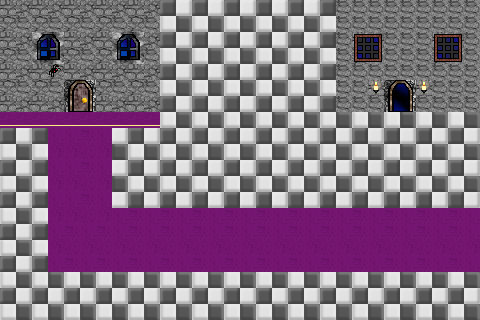

Rendered tile map (Tiled .tmx) drawn with the repository's tilesets; below, a short description and the full map source, tile grids included:
An orthogonal 30x20 tile map with 16x16 px tiles, 1 tile layer (Tile Layer 1).

<map version="1.9" tiledversion="1.9.2" orientation="orthogonal" renderorder="right-down" width="30" height="20" tilewidth="16" tileheight="16" infinite="0" nextlayerid="2" nextobjectid="1">
 <tileset firstgid="1" name="tileset" tilewidth="16" tileheight="16" tilecount="256" columns="16">
  <image source="../graphics/Map_Tileset_06.png" width="256" height="256" />
 </tileset>
 <layer id="1" name="Tile Layer 1" width="30" height="20">
  <data encoding="csv">
33,34,33,34,33,34,33,34,33,34,23,24,23,24,23,24,23,24,23,24,23,50,50,50,50,50,50,50,50,50,
49,50,49,50,49,50,49,50,49,50,7,8,7,8,7,8,7,8,7,8,7,50,50,50,50,50,50,50,50,50,
33,34,35,36,33,34,33,35,36,34,23,24,23,24,23,24,23,24,23,24,23,50,43,44,50,50,50,43,44,50,
49,50,51,52,49,50,49,51,52,50,7,8,7,8,7,8,7,8,7,8,7,50,59,60,50,50,50,59,60,50,
33,34,33,57,33,34,33,34,33,34,23,24,23,24,23,24,23,24,23,24,23,50,50,50,50,50,50,50,50,50,
49,50,49,50,37,38,49,50,49,50,7,8,7,8,7,8,7,8,7,8,7,50,50,41,39,40,41,50,50,50,
33,34,33,34,53,54,33,34,33,34,23,24,23,24,23,24,23,24,23,24,23,50,50,50,55,56,50,50,50,50,
28,28,28,28,28,28,28,28,28,28,7,8,7,8,7,8,7,8,7,8,7,8,7,8,7,8,7,8,7,8,
23,24,23,13,13,14,13,24,23,24,23,24,23,24,23,24,23,24,23,24,23,24,23,24,23,24,23,24,23,24,
7,8,7,29,29,30,29,8,7,8,7,8,7,8,7,8,7,8,7,8,7,8,7,8,7,8,7,8,7,8,
23,24,23,13,13,14,13,24,23,24,23,24,23,24,23,24,23,24,23,24,23,24,23,24,23,24,23,24,23,24,
7,8,7,29,29,30,29,8,7,8,7,8,7,8,7,8,7,8,7,8,7,8,7,8,7,8,7,8,7,8,
23,24,23,13,13,14,13,24,23,24,23,24,23,24,23,24,23,24,23,24,23,24,23,24,23,24,23,24,23,24,
7,8,7,29,29,30,29,13,14,13,14,13,14,13,14,13,14,13,14,13,14,13,14,13,14,13,14,13,14,13,
23,24,23,13,14,13,14,13,14,13,14,13,14,13,14,13,14,13,14,13,14,13,14,13,14,13,14,13,14,13,
7,8,7,29,30,29,30,29,30,29,30,29,30,29,30,29,30,29,30,29,30,29,30,29,30,29,30,29,30,29,
23,24,23,13,14,13,14,13,14,13,14,13,14,13,14,13,14,13,14,13,14,13,14,13,14,13,14,13,14,13,
7,8,7,8,7,8,7,8,7,8,7,8,7,8,7,8,7,8,7,8,7,8,7,8,7,8,7,8,7,8,
23,24,23,24,23,24,23,24,23,24,23,24,23,24,23,24,23,24,23,24,23,24,23,24,23,24,23,24,23,24,
7,8,7,8,7,8,7,8,7,8,7,8,7,8,7,8,7,8,7,8,7,8,7,8,7,8,7,8,7,8
</data>
 </layer>
</map>
